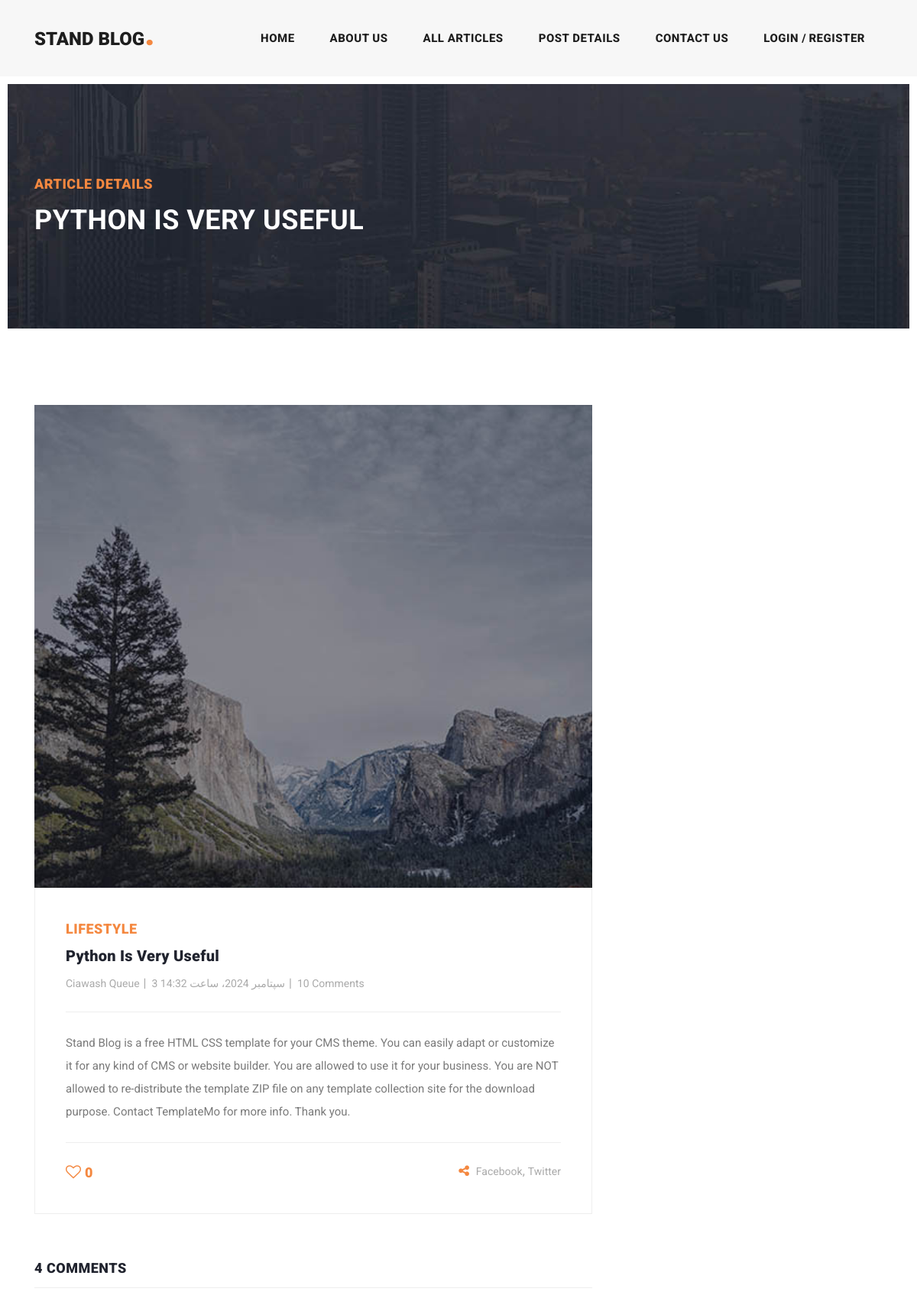
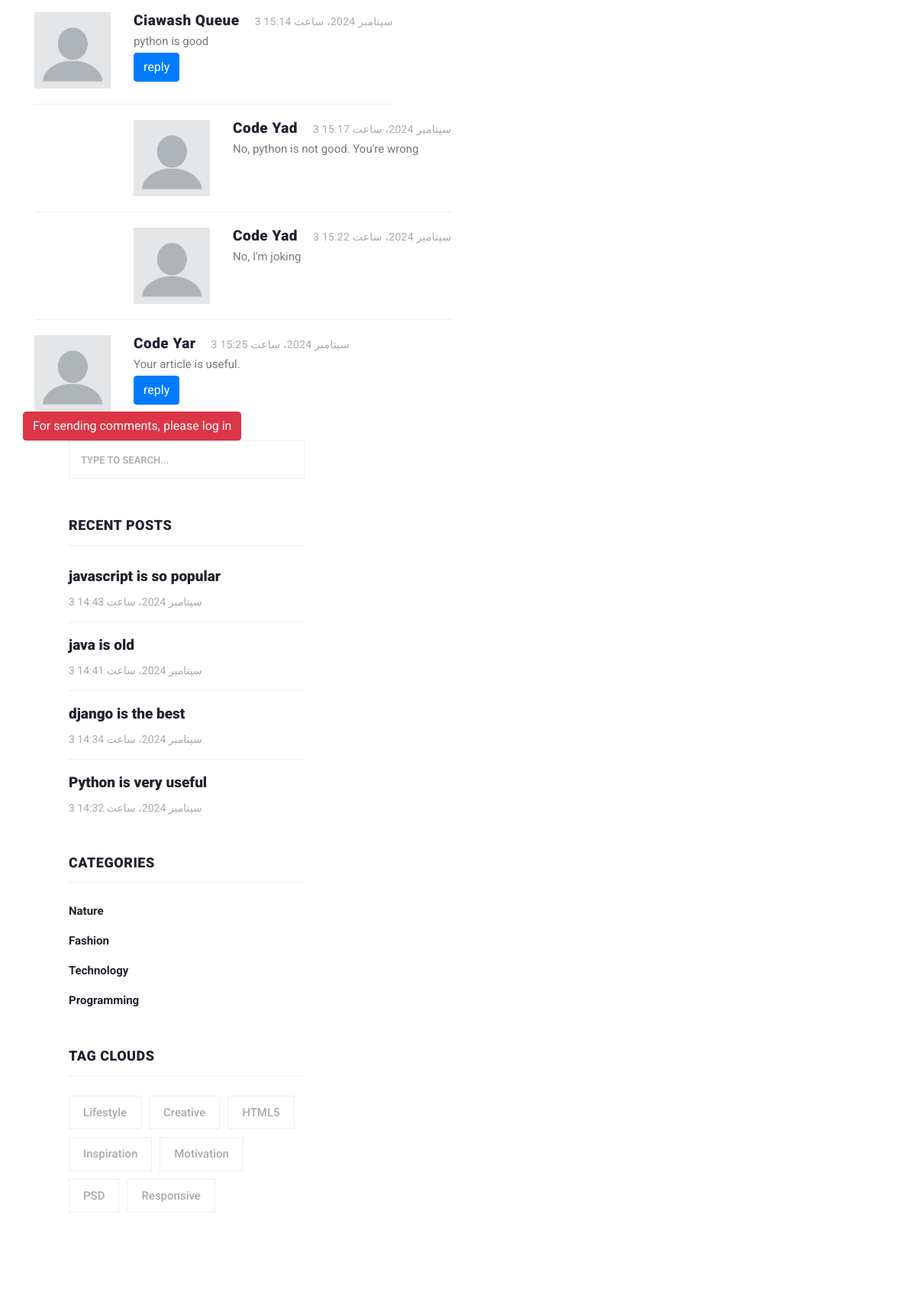
The page /articles/detail/python-is-very-useful (upper part) on the database its author committed (2 pictures, top to bottom).
### blog/models.py (models this page shows, shortened)
class Article(models.Model):
    author = models.ForeignKey(User, on_delete=models.CASCADE, related_name="articles")
    category = models.ManyToManyField(Category, related_name="articles")
    title = models.CharField(max_length=70, unique_for_date="pub_date")
    body = models.TextField()
    image = models.ImageField(upload_to="images/articles")
    created = models.DateTimeField(auto_now_add=True)
    updated = models.DateTimeField(auto_now=True)
    pub_date = models.DateTimeField(default=timezone.now())
    floatfield = models.FloatField(default=1)
    myfile = models.FileField(upload_to='test', null=True)
    status = models.BooleanField(default=True)
    published = models.BooleanField(default=True)
    slug = models.SlugField(blank=True, unique=True)
    objects = models.Manager()
    custom_manager = ArticleManager()
    class Meta:
        ordering = ("-created",)

class Comment(models.Model):
    article = models.ForeignKey(Article, on_delete=models.CASCADE, related_name='comments') # from comment to article: comment.article
    user = models.ForeignKey(User, on_delete=models.CASCADE, related_name='comments')
    parent = models.ForeignKey('self', on_delete=models.CASCADE, null=True, blank=True, related_name='replies')
    body = models.TextField()
    created_at = models.DateTimeField(auto_now_add=True)

class Category(models.Model):
    title = models.CharField(max_length=100)
    created = models.DateTimeField(auto_now_add=True)

### blog/views.py (the view)
# urls.py: path('detail/<slug:slug>', views.article_detail, name="article_detail"),
def article_detail(request, slug):
    article = get_object_or_404(Article, slug=slug) #The previous version was title=title
    if request.method == 'POST':
        body = request.POST.get('body')
        Comment.objects.create(body=body, article=article, user=request.user)
    return render(request, "blog/article_details.html", {"article": article})

### context_processors/context_processors.py (called while the page is built)
def recent_articles(request):
    recent_articles = Article.objects.order_by('-created')
    categories = Category.objects.all()
    return {"recent_articles": recent_articles, "categories": categories}

### blog/templates/blog/article_details.html (shortened to what this page needs)
{% extends "home_app/base.html" %}
{% load static %}
{% block content %}
    <div class="heading-page header-text">
      <section class="page-heading">
        <div class="container">
          <div class="row">
            <div class="col-lg-12">
              <div class="text-content">
                <h4>Article Details</h4>
                <h2>{{ article.title }}</h2>
              </div>
            </div>
          </div>
        </div>
      </section>
    </div>
    <section class="blog-posts grid-system">
      <div class="container">
        <div class="row">
          <div class="col-lg-8">
            <div class="all-blog-posts">
              <div class="row">
                <div class="col-lg-12">
                  <div class="blog-post">
                    <div class="blog-thumb">
                      <img src="{{ article.image.url }}" alt="">
                    </div>
                    <div class="down-content">
                      <span>Lifestyle</span>
                      <a href="post-details.html"><h4>{{ article.title }}</h4></a>
                      <ul class="post-info">
                        <li><a href="#">{{ article.author.get_full_name }}</a></li>
                        <li><a href="#">{{ article.created }}</a></li>
                        <li><a href="#">10 Comments</a></li>
                      </ul>
                      <p>{{ article.body }}</p>
                      <div class="post-options">
                        <div class="row">
                          <div class="col-6">
                            <ul class="post-tags">
                              {% if is_liked %}
                              <li><a onclick="like('{{ article.slug }}', '{{ article.id }}')"><i id="like" style="font-size: 20px" class="fa fa-heart"></i></a><span id="count">{{ article.likes.all.count }}</span></li>
                              {% else %}
                              <li><a onclick="like('{{ article.slug }}', '{{ article.id }}')"><i id="like" style="font-size: 20px" class="fa fa-heart-o"></i></a><span id="count">{{ article.likes.all.count }}</span></li>
                              {% endif %}
                            </ul>
                          </div>
                          <div class="col-6">
                            <ul class="post-share">
                              <li><i class="fa fa-share-alt"></i></li>
                              <li><a href="#">Facebook</a>,</li>
                              <li><a href="#"> Twitter</a></li>
                            </ul>
                          </div>
                        </div>
                      </div>
                    </div>
                  </div>
                </div>
                <div class="col-lg-12">
                  <div class="sidebar-item comments">
                    <div class="sidebar-heading">
                      <h2>4 comments</h2>
                    </div>
                    <div class="content">
                      <ul>
                        {% for comment in article.comments.all %}
                            {% if comment.parent == None %}
                            <li>
                              <div class="author-thumb">
                                {% if comment.user.profile.image %}
                                      <img src="{{ comment.user.profile.image.url }}" alt="">
                                      {% else %}
                                      <img src="{% static 'images/icons/defaultprofileimage.png' %}" alt="">
                                    {% endif %}
                              </div>
                              <div class="right-content">
                                <h4>{{ comment.user.get_full_name }}<span>{{ comment.created_at }}</span></h4>
                                <p>{{ comment.body }}</p>
                                <button onclick="set_value({{ comment.id }})" class="btn btn-primary">reply</button>
                              </div>
                            </li>
                                {% for reply in comment.replies.all %}
                                <li class="replied">
                                  <div class="author-thumb">
                                    {% if comment.user.profile.image %}
                                      <img src="{{ comment.user.profile.image.url }}" alt="">
                                      {% else %}
                                      <img src="{% static 'images/icons/defaultprofileimage.png' %}" alt="">
                                    {% endif %}
                                  </div>
                                  <div class="right-content">
                                    <h4>{{ reply.user.get_full_name }}<span>{{ reply.created_at }}</span></h4>
                                    <p>{{ reply.body }}</p>
                                  </div>
                                </li>
                                {% endfor %}
                            {% endif %}
                        {% endfor %}
                      </ul>
                    </div>
                  </div>
                </div>
                {% if request.user.is_authenticated %}
                <div class="col-lg-12">
                  <div class="sidebar-item submit-comment">
                    <div class="sidebar-heading">
                      <h2 id='your_comment'>Your comment</h2>
                    </div>
                    <div class="content">
                      <form id="comment" action="#" method="post">
                        {% csrf_token %}
                        <div class="row">
                          <input type="hidden" id="parent_id" name="parent_id" value="">
                          <div class="col-lg-12">
                            <fieldset>
                              <textarea name="body" rows="6" id="body" placeholder="Type your comment" required=""></textarea>
                            </fieldset>
                          </div>
                          <div class="col-lg-12">
                            <fieldset>
                              <button type="submit" id="form-submit" class="main-button">Submit</button>
                            </fieldset>
                          </div>
                        </div>
                      </form>
                    </div>
                  </div>
                  {% else %}
                    <a class="btn btn-danger" href="{% url 'account:login' %}">For sending comments, please log in</a>
                {% endif %}
                </div>
              </div>
            </div>
          </div>
          {% include "includes/sidebar.html" %}
        </div>
    </section>
{% endblock content %}

### home_app/templates/includes/sidebar.html
<div class="col-lg-4">
    <div class="sidebar">
      <div class="row">
        <div class="col-lg-12">
          <div class="sidebar-item search">
            <form id="search_form" name="gs" method="GET" action="{% url 'blog:search_articles' %}">
              <input type="text" name="q" class="searchText" placeholder="type to search..." autocomplete="on">
            </form>
          </div>
        </div>
        <div class="col-lg-12">
          <div class="sidebar-item recent-posts">
            <div class="sidebar-heading">
              <h2>Recent Posts</h2>
            </div>
            <div class="content">
              <ul>
                {% for article in recent_articles %}
                <li><a href="{% url "blog:article_detail" article.slug %}">
                  <h5>{{ article.title }}</h5>
                  <span>{{ article.created }}</span>
                </a></li>
                {% endfor %}
              </ul>
            </div>
          </div>
        </div>
        <div class="col-lg-12">
          <div class="sidebar-item categories">
            <div class="sidebar-heading">
              <h2>Categories</h2>
            </div>
            <div class="content">
              <ul>
                {% for cat in categories %}
                <li><a href="{% url "blog:category_detail" cat.id %}">{{ cat.title }}</a></li>
                {% endfor %}
              </ul>
            </div>
          </div>
        </div>
        <div class="col-lg-12">
          <div class="sidebar-item tags">
            <div class="sidebar-heading">
              <h2>Tag Clouds</h2>
            </div>
            <div class="content">
              <ul>
                <li><a href="#">Lifestyle</a></li>
                <li><a href="#">Creative</a></li>
                <li><a href="#">HTML5</a></li>
                <li><a href="#">Inspiration</a></li>
                <li><a href="#">Motivation</a></li>
                <li><a href="#">PSD</a></li>
                <li><a href="#">Responsive</a></li>
              </ul>
            </div>
          </div>
        </div>
      </div>
    </div>
  </div>

### rows shown on the page
Article: title "PYTHON IS VERY USEFUL", image (picture), title "Python Is Very Useful", author.get_full_name "Ciawash Queue", created "3 سپتامبر 2024، ساعت 14:32", body "Stand Blog is a free HTML CSS template for your CMS theme. You can easily adapt or customize it for any kind of CMS or website builder. You are allowed to use it for your business. You are NOT allowed to re-distribute the template ZIP file on any template collection site for the download purpose. Contact TemplateMo for more info. Thank you.", likes.all.count "0", title "Python is very useful"
Comment: user.get_full_name "Ciawash Queue", created_at "3 سپتامبر 2024، ساعت 15:14", body "python is good"
Comment: user.get_full_name "Code Yad", created_at "3 سپتامبر 2024، ساعت 15:17", body "No, python is not good. You're wrong"
Comment: user.get_full_name "Code Yad", created_at "3 سپتامبر 2024، ساعت 15:22", body "No, I'm joking"
Comment: user.get_full_name "Code Yar", created_at "3 سپتامبر 2024، ساعت 15:25", body "Your article is useful."
Article: title "javascript is so popular", created "3 سپتامبر 2024، ساعت 14:43"
Article: title "java is old", created "3 سپتامبر 2024، ساعت 14:41"
Article: title "django is the best", created "3 سپتامبر 2024، ساعت 14:34"
Category: title "Nature"
Category: title "Fashion"
Category: title "Technology"
Category: title "Programming"
